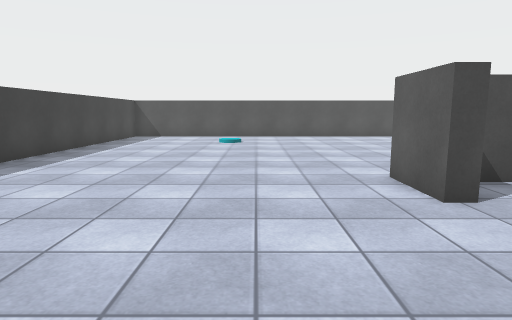
view 1 (above)

12 first-person views from a walk through a scene from a Unity 3-D project. The camera is 1.3 m above the floor, tilts 8° down and sees 75° across. The floor is counted in squares, 1 m on a side. Each view is taken from the middle of a square. On the plan, view 1 faces up. The plan holds only what a view shows up to about 14 squares ahead; the rest is blank. The player character is not drawn. Door leaves are left out, so doorways stand open. Surface patterns are stand-ins for the level's own textures.

view 2
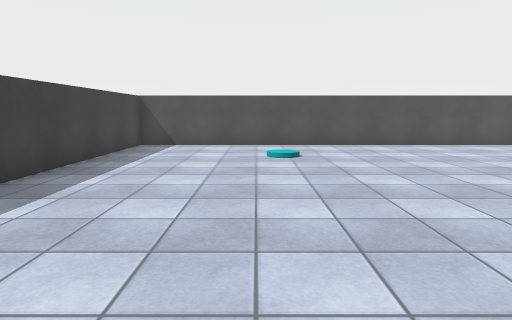

view 3
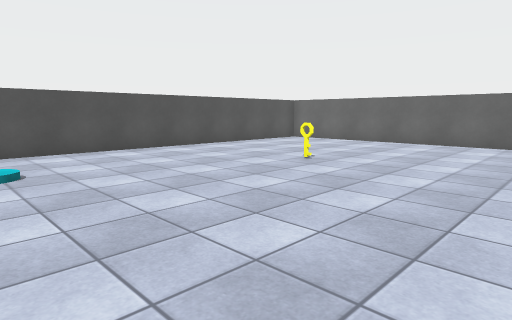

view 4
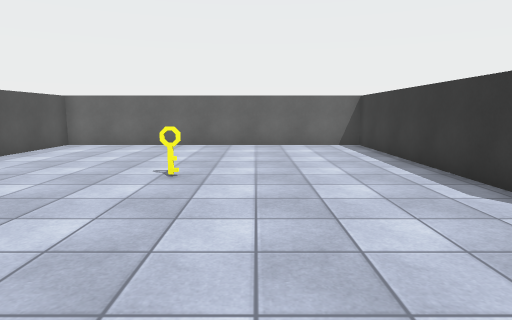

view 5
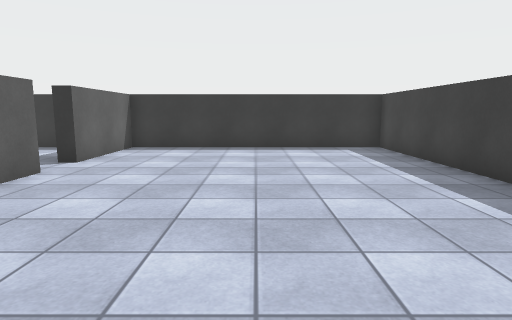

view 6
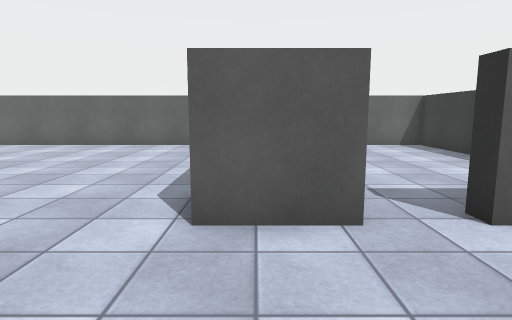

view 7
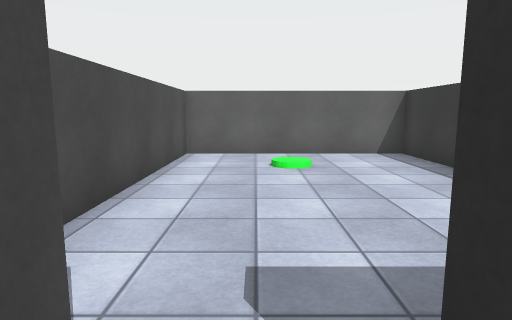

view 8
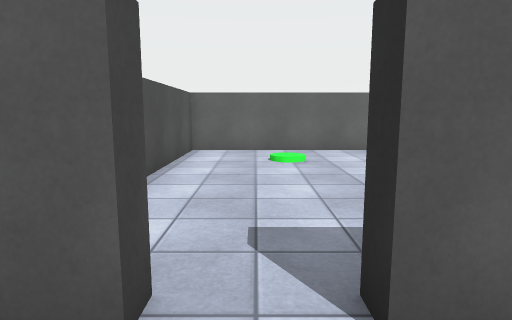

view 9
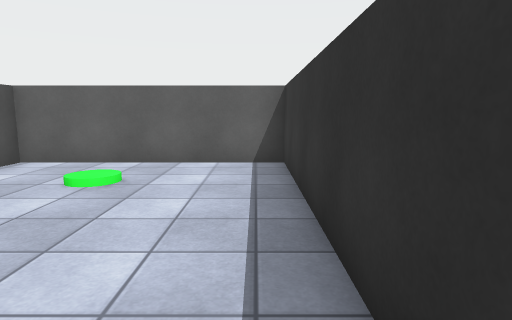

view 10
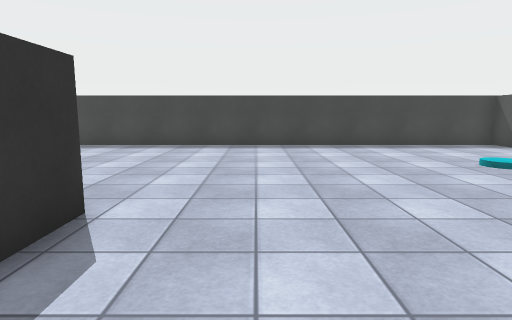

view 11
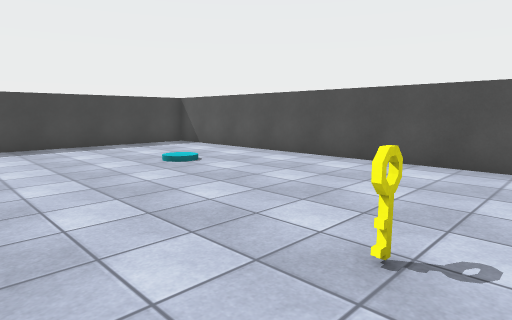

view 12
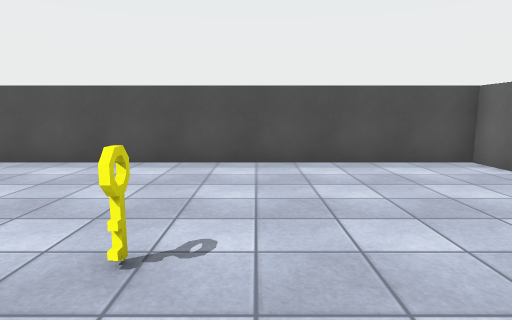

### Floor plan
Points are (right, up) in squares from view 1. A wall is a line through its corners. A room is listed if a view was taken in it or the views show most of it. See-through windows are left out.
Room 1 (views 1, 2, 3, 4, 5, 6, 7, 8, 10, 11, 12)
walls: (2.7, 4.7) (2.7, 6.7) (12.8, 6.7) (12.8, 18.8) (-6.7, 18.8) (-6.7, -0.8) (2.7, -0.8) (2.7, 3.2)
ways out: open door at (3, 4) to room 2
objects: key (6, 13)
Room 2 (view 9)
walls: (4.9, -0.8) (12.8, -0.8) (12.8, 6.2) (4.2, 6.2)
ways out: open door at (3, 4) to room 1

Where each view was taken, in squares from view 1:
view 1: 0 up, 0 right, facing up
view 2: 5 up, 2 left, facing up
view 3: 7 up, 2 left, facing up-right
view 4: 11 up, 1 left, facing right
view 5: 12 up, 2 left, facing down
view 6: 6 up, 1 left, facing right
view 7: 4 up, 2 right, facing right
view 8: 4 up, 1 right, facing right
view 9: 0 up, 4 right, facing right
view 10: 9 up, 7 right, facing left
view 11: 10 up, 7 right, facing up-left
view 12: 10 up, 7 right, facing up
